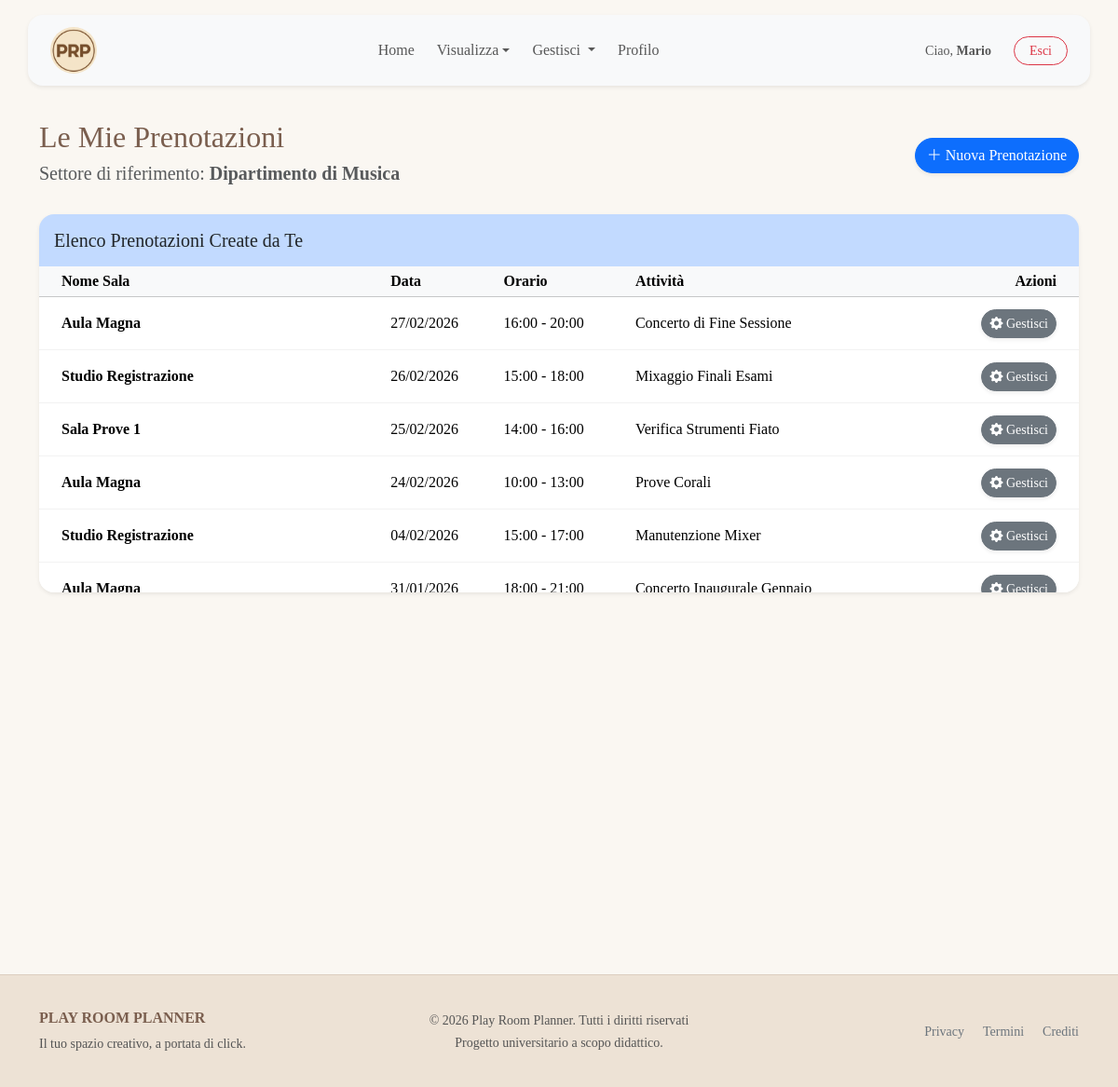
Screenshot of /frontend/gestione_prenotazioni.php (signed in) with the database file from the repository.
### tables this page shows
CREATE TABLE UTENTE (
    id_utente INT PRIMARY KEY AUTO_INCREMENT,
    nome VARCHAR(50) NOT NULL,
    cognome VARCHAR(50) NOT NULL,
    data_nascita DATE NOT NULL,
    ruolo VARCHAR(20) NULL CHECK (ruolo IN ('docente', 'allievo', 'tecnico')),
    email VARCHAR(100) NOT NULL UNIQUE,
    password_hash VARCHAR(255) NOT NULL,
    foto VARCHAR(255) NULL,
    
    anni_servizio INT NULL CHECK (anni_servizio IS NULL OR anni_servizio >= 0),
    data_nomina DATE NULL,
    is_responsabile BOOLEAN NOT NULL DEFAULT FALSE,
    is_admin BOOLEAN NOT NULL DEFAULT FALSE,
    
    id_settore INT NULL,
    FOREIGN KEY (id_settore) REFERENCES SETTORE(id_settore)
        ON DELETE NO ACTION  
        ON UPDATE CASCADE
);

CREATE TABLE SETTORE (
    id_settore INT PRIMARY KEY AUTO_INCREMENT,
    nome VARCHAR(50) NOT NULL UNIQUE,
    tipo VARCHAR(50) NOT NULL CHECK (tipo IN ('musica', 'teatro', 'ballo')),
    num_iscritti INT DEFAULT 0,
    id_responsabile INT NULL UNIQUE
);

CREATE TABLE PRENOTAZIONE (
    id_settore INT NOT NULL,
    nome_sala VARCHAR(50) NOT NULL,
    data DATE NOT NULL,
    ora INT NOT NULL CHECK (ora BETWEEN 9 AND 23),
    
    durata INT NOT NULL CHECK (durata > 0),
    attivita VARCHAR(255) NULL,
    id_organizzatore INT NOT NULL,
    
    PRIMARY KEY (id_settore, nome_sala, data, ora),
    
    FOREIGN KEY (id_settore, nome_sala) REFERENCES SALA(id_settore, nome_sala)
        ON DELETE NO ACTION  
        ON UPDATE CASCADE,
    FOREIGN KEY (id_organizzatore) REFERENCES UTENTE(id_utente)
        ON DELETE NO ACTION  
        ON UPDATE CASCADE
);

### common/function.php (called while the page is built, shortened)
<?php
function datiUtenteCompleti($cid, $id_utente)
{
    $sql = "SELECT U.*, S.nome AS nome_settore
            FROM UTENTE U
            LEFT JOIN SETTORE S ON U.id_settore = S.id_settore
            WHERE U.id_utente = ?";
    $stmt = $cid->prepare($sql);
    $stmt->bind_param("i", $id_utente);
    $stmt->execute();
    $result = $stmt->get_result();
    $dati = $result->fetch_assoc();
    return $dati;
}
function getPrenotazioniByOrganizzatore($cid, $id_settore, $id_organizzatore)
{
    $sql = "SELECT * FROM PRENOTAZIONE
            WHERE id_settore = ?
            AND id_organizzatore = ?
            AND data >= CURDATE()
            ORDER BY data DESC, ora DESC";
    $stmt = $cid->prepare($sql);
    $stmt->bind_param("ii", $id_settore, $id_organizzatore);
    $stmt->execute();
    return $stmt->get_result()->fetch_all(MYSQLI_ASSOC);
}
?>

### frontend/gestione_prenotazioni.php (the view, shortened to what this page needs)
<?php
require_once __DIR__ . '/../common/function.php';
$id_utente_loggato = $_SESSION['id_utente'];
$dati_utente = datiUtenteCompleti($cid, $id_utente_loggato);
$id_settore = $dati_utente['id_settore'];
$nome_settore = $dati_utente['nome_settore'];
$prenotazioni = getPrenotazioniByOrganizzatore($cid, $id_settore, $id_utente_loggato);
?>
<!DOCTYPE html>
<html lang="it" class="no-js">
<?php require ROOT_PATH . "/common/header.php" ?>
<body>
    <?php include ROOT_PATH . '/common/navbar.php'; ?>
    <div class="flex-shrink-0 container py-5">
        <div class="row align-items-center mb-4">
            <div class="col-md-8">
                <h2 class="mb-2">Le Mie Prenotazioni</h2>
                <h5 class="text-muted">
                    Settore di riferimento: <span class="text-brand fw-bold"><?php echo htmlspecialchars($nome_settore); ?></span>
                </h5>
            </div>
            <div class="col-md-4 text-end">
                <a href="<?php echo BASE_URL; ?>frontend/prenota.php" class="btn btn-primary shadow-sm rounded-pill">
                    <i class="bi bi-plus-lg"></i> Nuova Prenotazione
                </a>
            </div>
        </div>
        <div class="card shadow-sm border-0 rounded-4 overflow-hidden">
            <div class="card-header bg-primary bg-opacity-25 border-0 py-3">
                <h5 class="mb-0 text-dark">Elenco Prenotazioni Create da Te</h5>
            </div>
            <div class="card-body p-0">
                <div class="table-responsive" style="max-height: 350px; overflow-y: auto;">
                    <table class="table table-sm table-hover align-middle mb-0 table-clean">
                        <thead class="table-light" style="position: sticky; top: 0; z-index: 1;">
                            <tr>
                                <th class="ps-4">Nome Sala</th>
                                <th>Data</th>
                                <th>Orario</th>
                                <th>Attività</th>
                                <th class="text-end pe-4">Azioni</th>
                            </tr>
                        </thead>
                        <tbody>
                            <?php if (count($prenotazioni) > 0): ?>
                                <?php foreach ($prenotazioni as $p):
                                    $ts_inizio = strtotime($p['data'] . " " . $p['ora'] . ":00");
                                    $ts_fine = $ts_inizio + ($p['durata'] * 3600);
                                    $now = time();
                                    $is_concluso = ($now >= $ts_fine);
                                    $is_in_corso = ($now >= $ts_inizio && $now < $ts_fine);
                                    $class_riga = $is_concluso ? 'bg-light text-muted' : ($is_in_corso ? 'table-success bg-opacity-10' : '');
                                    $ora_fine = $p['ora'] + $p['durata'];
                                ?>
                                    <tr class="<?php echo $class_riga; ?>">
                                        <td class="ps-4 py-3 fw-bold <?php echo $is_concluso ? 'text-muted' : 'text-brand'; ?>">
                                            <?php echo htmlspecialchars($p['nome_sala']); ?>
                                        </td>
                                        <td>
                                            <?php echo date("d/m/Y", strtotime($p['data'])); ?>
                                        </td>
                                        <td>
                                            <?php echo $p['ora'] . ":00 - " . $ora_fine . ":00"; ?>
                                        </td>
                                        <td>
                                            <?php echo htmlspecialchars($p['attivita']); ?>
                                        </td>
                                        <td class="text-end pe-4">
                                            <?php if ($is_concluso): ?>
                                                <button class="btn btn-sm btn-outline-secondary rounded-pill disabled" disabled>
                                                    <i class="bi bi-archive-fill"></i> Archiviato
                                                </button>
                                            <?php else: ?>
                                                <a href="<?php echo BASE_URL; ?>frontend/modifica_prenotazione.php?sala=<?php echo urlencode($p['nome_sala']); ?>&data=<?php echo $p['data']; ?>&ora=<?php echo $p['ora']; ?>"
                                                    class="btn btn-sm btn-secondary rounded-pill shadow-sm">
                                                    <i class="bi bi-gear-fill"></i> Gestisci
                                                </a>
                                            <?php endif; ?>
                                        </td>
                                    </tr>
                                <?php endforeach; ?>
                            <?php endif; ?>
                        </tbody>
                    </table>
                </div>
            </div>
        </div>
    </div>
</body>
</html>

### css/style.css (style rules this page uses)
* { font-family: Georgia, 'Times New Roman', Times, serif; }
html { height: 100%; }
body { background-color: #FAF7F2; padding-top: 80px; min-height: 100vh; display: flex; flex-direction: column; }
footer { margin-top: auto; width: 100%; }
html, body { overscroll-behavior-y: none; }
.container h2 { color: #7A5E4E; }
.footer-vintage { background-color: #EDE2D5; color: #7A5E4E; border-top: 1px solid rgba(122, 94, 78, 0.15); padding-top: 20px; padding-bottom: 20px; margin-top: auto; width: 100%; }

### frontend/gestione_prenotazioni.php (style rules this page uses)
.table-clean tbody tr td { border-bottom: 1px solid rgba(0, 0, 0, 0.05) !important; }

### rows the page displays
utente: id_settore.nome "Dipartimento di Musica"
prenotazione: nome_sala "Aula Magna", data "27/02/2026", ora "16", ora_fine "20", attivita "Concerto di Fine Sessione"
prenotazione: nome_sala "Studio Registrazione", data "26/02/2026", ora "15", ora_fine "18", attivita "Mixaggio Finali Esami"
prenotazione: nome_sala "Sala Prove 1", data "25/02/2026", ora "14", ora_fine "16", attivita "Verifica Strumenti Fiato"
prenotazione: nome_sala "Aula Magna", data "24/02/2026", ora "10", ora_fine "13", attivita "Prove Corali"
prenotazione: nome_sala "Studio Registrazione", data "04/02/2026", ora "15", ora_fine "17", attivita "Manutenzione Mixer"
prenotazione: nome_sala "Aula Magna", data "31/01/2026", ora "18", ora_fine "21", attivita "Concerto Inaugurale Gennaio"

### other values shown
$_SESSION['nome'] "Mario"
